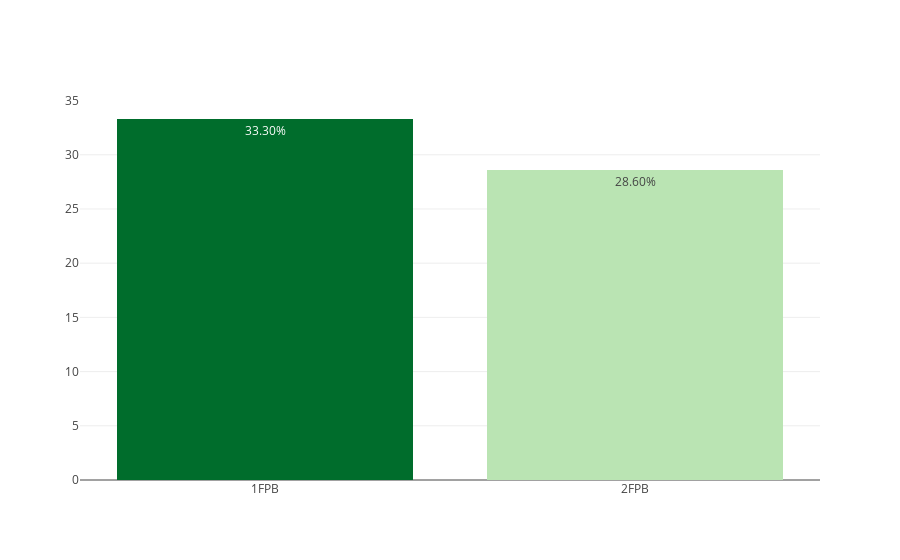

Here is the notebook cell this chart was saved with:
### Markdown cell above
## FPB

### Code cell
dfc_FPB = loaders.get_data_by_stages(dfc, 'FPB')
myplotly.bar_simple(dfc_FPB.index, dfc_FPB['éxito'])

### Figure 1 — Plotly figure (JSON) as saved in the notebook; plotly's stock layout.template omitted (floating-point values rounded to 4 significant figures)
{"data": [{"hoverinfo": "x+text", "marker": {"color": [33.3, 28.6], "colorscale": [[0, "rgb(186,228,179)"], [0.3333, "rgb(116,196,118)"], [0.6667, "rgb(49,163,84)"], [1, "rgb(0,109,44)"]]}, "text": ["33.30%", "28.60%"], "type": "bar", "uid": "0373ae4c-ec9f-4831-915b-98db00ca4793", "x": ["1FPB", "2FPB"], "y": [33.3, 28.6]}], "layout": {"title": {"text": ""}}}
